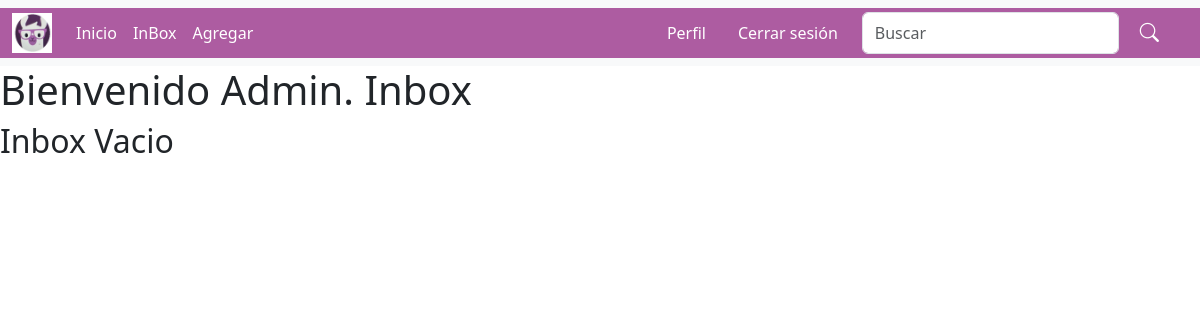
The app's page /inbox/ (signed in), older data.
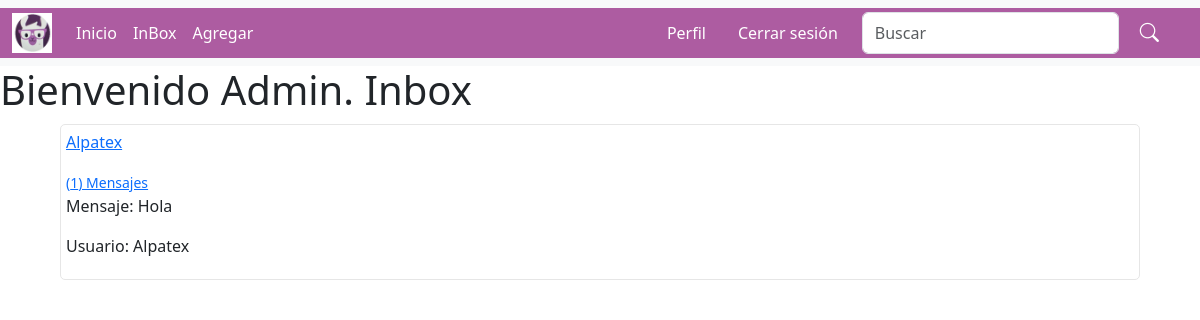
The same page, newer data.
### Dm/models.py (models this page shows)
class ModelBase(models.Model):
    id = models.UUIDField(default=uuid.uuid4, primary_key=True, db_index=True, editable= False)
    tiempo = models.DateTimeField(auto_now_add=True)
    actualizar = models.DateTimeField(auto_now=True)
    class Meta:
        abstract = True

class CanalUsuario(ModelBase):
    canal = models.ForeignKey("Canal", null=True, on_delete=models.SET_NULL) #SET_NULL, pueda conservar los antiguos mensajes
    usuario = models.ForeignKey(User, on_delete=models.CASCADE)

class Canal(ModelBase):
    usuarios = models.ManyToManyField(User, blank=True, through=CanalUsuario)
    objects = CanalManager()

class CanalMensaje(ModelBase):
    canal = models.ForeignKey("Canal", on_delete=models.CASCADE)
    usuario= models.ForeignKey(User, on_delete=models.CASCADE)
    texto = models.TextField()

### Dm/views.py (the view)
# urls.py: path("inbox/", Inbox.as_view(), name="inbox"),
class Inbox(View):
	def get(self, request): #Obtiene los mensajes
		inbox = Canal.objects.filter(canalusuario__usuario__in=[request.user.id])
		context = {"inbox":inbox}
		return render(request, 'index/inbox.html', context)

### Dm/models.py (called while the page is built)
    def get_queryset(self, *args, **kwargs):
        return CanalQuerySet(self.model, using=self._db)

### index/templates/index/inbox.html (shortened to what this page needs)
{% extends "index/base.html" %}
{% block body %}
	<h1>
		Bienvenido {{user}}. Inbox
	</h1>
	{% for inbox in inbox %}
		<div class="div_inbox">
			{% for second_user in inbox.canalusuario_set.all %}
				{% if second_user.usuario ==  request.user %}
				{% else %}
					<a href="{% url 'detailms' second_user.usuario.username %}">
						<p>{{second_user.usuario}}</p>
						<small>({{inbox.canalmensaje_set.count}}) Mensajes</small>
					</a>
				{% endif %}
			{% endfor %}
			{% if inbox.canalmensaje_set.count != 0 %}
				<div class="div_ms_inbox">
					{% with ultimo_mensaje=inbox.canalmensaje_set.last %}
						<p>Mensaje: {{ultimo_mensaje.texto}}</p>
						<p>Usuario: {{ultimo_mensaje.usuario}}</p>
					{% endwith %}
				</div>
			{% else %}
				<p>No hay mensajes en nuestro inbox</p>
			{% endif %}
		</div>
		{% empty %}
		<h2>Inbox Vacio</h2>
	{% endfor %}
{% endblock %}

Row changes from the older to the newer data that the page shows:
added Canal: canalmensaje_set.count "1", canalmensaje_set.last.texto "Hola", canalmensaje_set.last.usuario "Alpatex"
added CanalUsuario: usuario "Alpatex"
Text that changed along with them:
text no longer shown: "Inbox Vacio"
